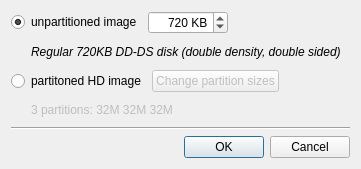
<ui version="4.0" >
 <class>Dialog</class>
 <widget class="QDialog" name="Dialog" >
  <property name="geometry" >
   <rect>
    <x>0</x>
    <y>0</y>
    <width>361</width>
    <height>169</height>
   </rect>
  </property>
  <property name="windowTitle" >
   <string>Dialog</string>
  </property>
  <layout class="QVBoxLayout" >
   <item>
    <layout class="QHBoxLayout" >
     <item>
      <widget class="QRadioButton" name="unpartedButton" >
       <property name="text" >
        <string>unpartitioned image</string>
       </property>
       <property name="checked" >
        <bool>true</bool>
       </property>
      </widget>
     </item>
     <item>
      <widget class="QSpinBox" name="unpartedSize" >
       <property name="enabled" >
        <bool>true</bool>
       </property>
       <property name="alignment" >
        <set>Qt::AlignRight|Qt::AlignTrailing|Qt::AlignVCenter</set>
       </property>
       <property name="suffix" >
        <string> KB</string>
       </property>
       <property name="minimum" >
        <number>180</number>
       </property>
       <property name="maximum" >
        <number>32768</number>
       </property>
       <property name="singleStep" >
        <number>16</number>
       </property>
       <property name="value" >
        <number>720</number>
       </property>
      </widget>
     </item>
     <item>
      <spacer>
       <property name="orientation" >
        <enum>Qt::Horizontal</enum>
       </property>
       <property name="sizeHint" >
        <size>
         <width>40</width>
         <height>20</height>
        </size>
       </property>
      </spacer>
     </item>
    </layout>
   </item>
   <item>
    <widget class="QLabel" name="unpartedLabel" >
     <property name="enabled" >
      <bool>true</bool>
     </property>
     <property name="font" >
      <font>
       <italic>true</italic>
      </font>
     </property>
     <property name="text" >
      <string>Regular 720KB DD-DS disk (double density, double sided)</string>
     </property>
     <property name="indent" >
      <number>20</number>
     </property>
    </widget>
   </item>
   <item>
    <layout class="QHBoxLayout" >
     <item>
      <widget class="QRadioButton" name="partedButton" >
       <property name="enabled" >
        <bool>true</bool>
       </property>
       <property name="text" >
        <string>partitoned HD image</string>
       </property>
      </widget>
     </item>
     <item>
      <widget class="QPushButton" name="changePartitionsButton" >
       <property name="enabled" >
        <bool>false</bool>
       </property>
       <property name="text" >
        <string>Change partition sizes</string>
       </property>
      </widget>
     </item>
     <item>
      <spacer>
       <property name="orientation" >
        <enum>Qt::Horizontal</enum>
       </property>
       <property name="sizeHint" >
        <size>
         <width>40</width>
         <height>20</height>
        </size>
       </property>
      </spacer>
     </item>
    </layout>
   </item>
   <item>
    <widget class="QLabel" name="partedLabel" >
     <property name="enabled" >
      <bool>false</bool>
     </property>
     <property name="text" >
      <string>3 partitions: 32M 32M 32M</string>
     </property>
     <property name="indent" >
      <number>20</number>
     </property>
    </widget>
   </item>
   <item>
    <widget class="Line" name="line" >
     <property name="orientation" >
      <enum>Qt::Horizontal</enum>
     </property>
    </widget>
   </item>
   <item>
    <widget class="QDialogButtonBox" name="buttonBox" >
     <property name="orientation" >
      <enum>Qt::Horizontal</enum>
     </property>
     <property name="standardButtons" >
      <set>QDialogButtonBox::Cancel|QDialogButtonBox::NoButton|QDialogButtonBox::Ok</set>
     </property>
    </widget>
   </item>
  </layout>
 </widget>
 <resources/>
 <connections>
  <connection>
   <sender>buttonBox</sender>
   <signal>accepted()</signal>
   <receiver>Dialog</receiver>
   <slot>accept()</slot>
   <hints>
    <hint type="sourcelabel" >
     <x>248</x>
     <y>254</y>
    </hint>
    <hint type="destinationlabel" >
     <x>157</x>
     <y>274</y>
    </hint>
   </hints>
  </connection>
  <connection>
   <sender>buttonBox</sender>
   <signal>rejected()</signal>
   <receiver>Dialog</receiver>
   <slot>reject()</slot>
   <hints>
    <hint type="sourcelabel" >
     <x>316</x>
     <y>260</y>
    </hint>
    <hint type="destinationlabel" >
     <x>286</x>
     <y>274</y>
    </hint>
   </hints>
  </connection>
 </connections>
</ui>
